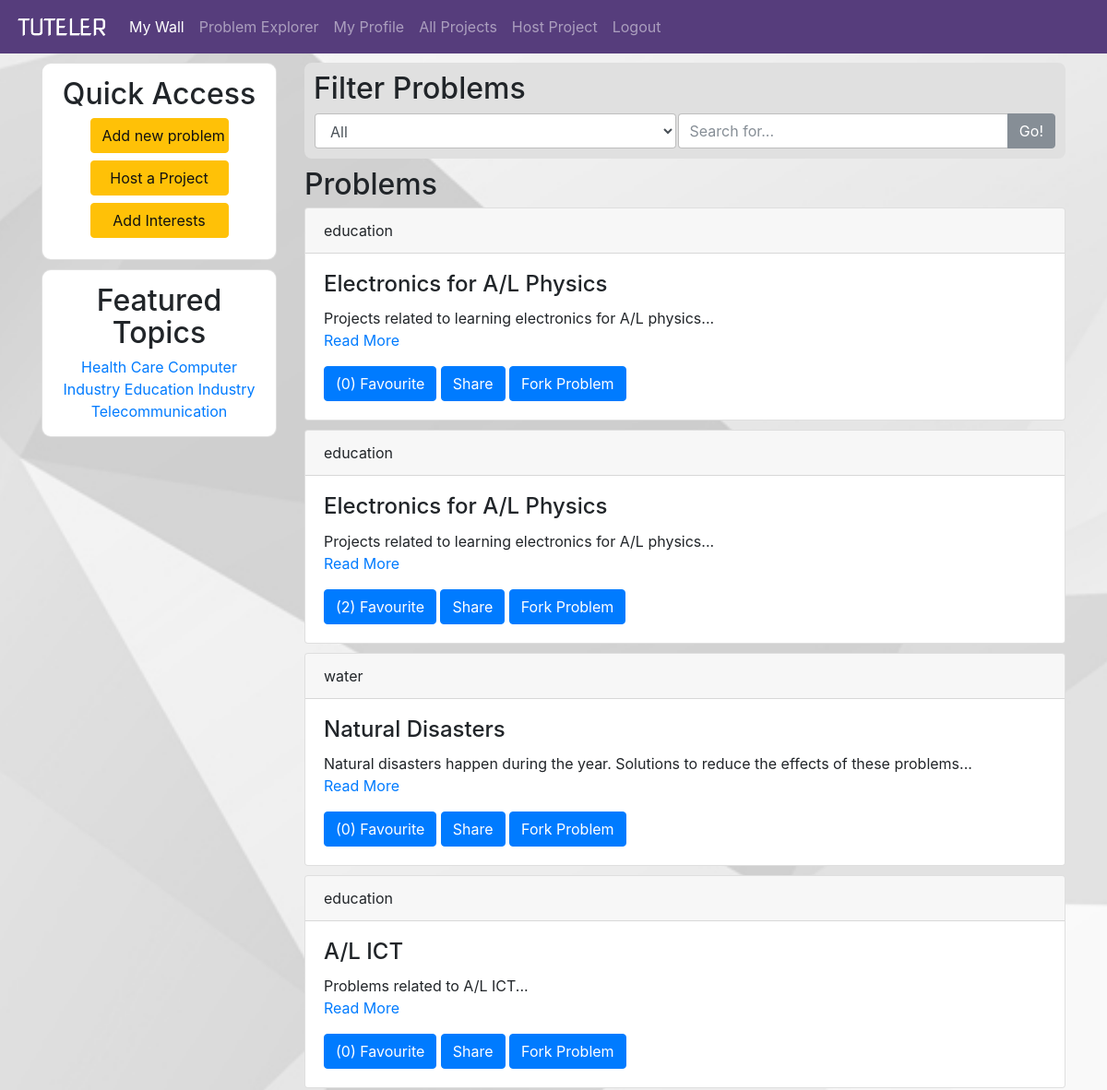
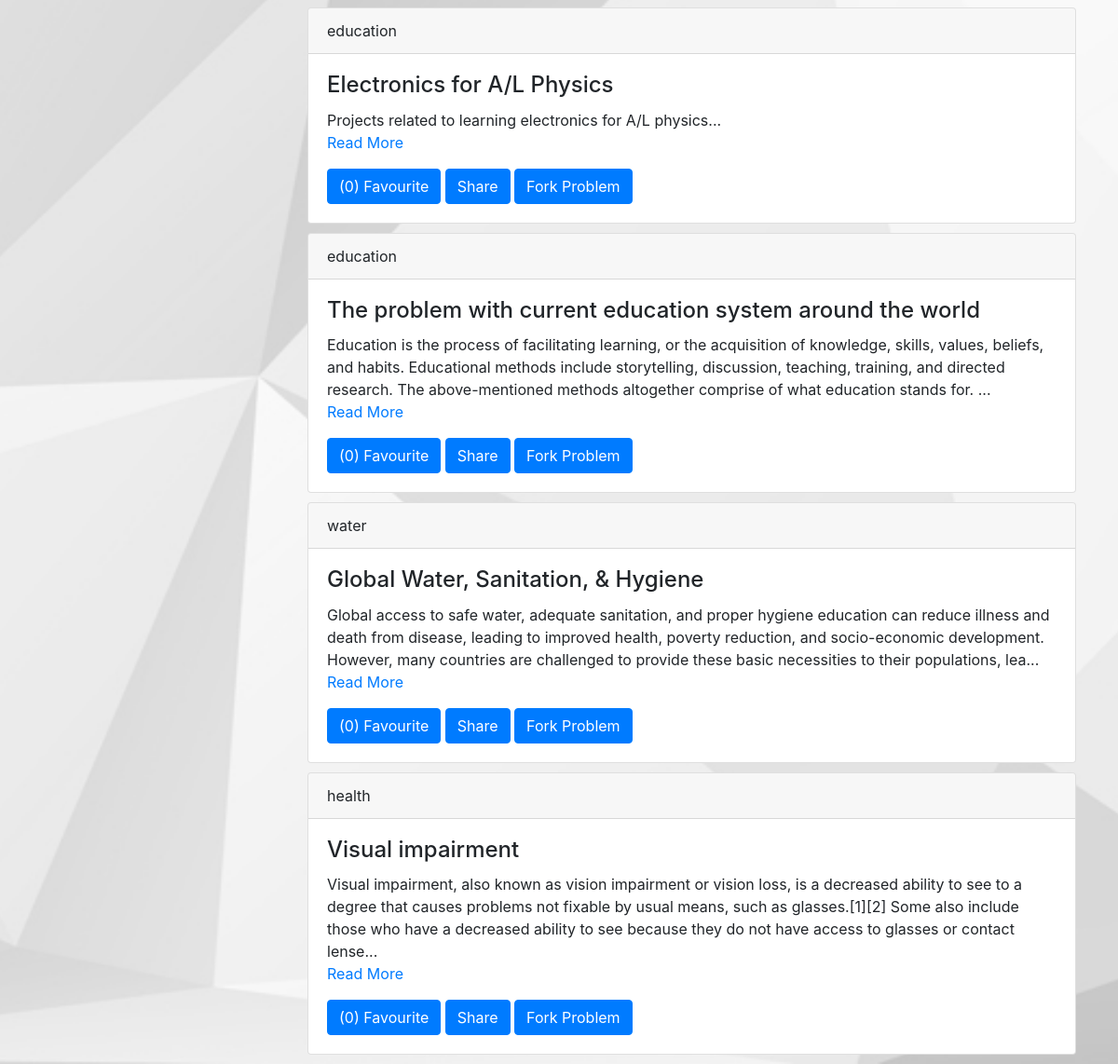
The page /problems.php (signed in) on the database its author committed (2 pictures, top to bottom).
### tables this page shows
CREATE TABLE `problems` (
  `id` int(11) NOT NULL,
  `uid` int(11) NOT NULL,
  `title` varchar(100) NOT NULL,
  `description` text NOT NULL,
  `category` varchar(100) NOT NULL,
  `references` text NOT NULL,
  `forkid` int(11) NOT NULL,
  `datetime` datetime NOT NULL
);

### problems.php (the view, shortened to what this page needs)
<?php include("includes/dashheader.php") ?>
<div class="probsearch">
<h2>Filter Problems</h2>
<form action="#" method="get">
<table width="100%">
<tr>
	<td>
    <select class="form-control" name="prb_cat">
        <option value="">All</option>
    </select>
    </td>
    <td>
    <div class="input-group">
          <input type="text" name="prb_search" class="form-control" placeholder="Search for..." aria-label="Search for...">
          <span class="input-group-btn">
            <button name="prb_scbtn" class="btn btn-secondary" type="submit">Go!</button>
          </span>
     </div>
    </td>
</tr>
</table>
</form>
<?php
include("connection.php");
if(!empty($_GET["prb_search"])){
	$search = $_GET["prb_search"];
	$search = mysqli_real_escape_string($connect,$search);
	if(empty($_GET["prb_cat"])){
		$query = mysqli_query($connect,"SELECT LEFT(description, 300) AS description, title, category, id FROM problems WHERE description LIKE '%$search%' ORDER BY id DESC");
	} else {
		$category = $_GET["prb_cat"];
		$category = mysqli_real_escape_string($connect,$category);
		$query = mysqli_query($connect,"SELECT LEFT(description, 300) AS description, title, category, id FROM problems WHERE category='$category' AND description LIKE '%$search%' ORDER BY id DESC");
	}
} else {
	if(empty($_GET["prb_cat"])){
		$query = mysqli_query($connect,"SELECT LEFT(description, 300) AS description, title, category, id FROM problems ORDER BY id DESC");
	} else {
		$category = $_GET["prb_cat"];
		$category = mysqli_real_escape_string($connect,$category);
		$query = mysqli_query($connect,"SELECT LEFT(description, 300) AS description, title, category, id FROM problems WHERE category='$category' ORDER BY id DESC");
	}
}
?>
</div>
<h2>Problems</h2>
<?php
while($data = mysqli_fetch_array($query)){
?>
<div class="card">
          <div class="card-header">
            <?php echo $data["category"] ?>
          </div>
          <div class="card-body">
            <h4 class="card-title"><?php echo $data["title"] ?></h4>
            <p class="card-text"><?php echo $data["description"] ?>...<br/>
            <a href="viewprob.php?id=<?php echo $data["id"] ?>">Read More</a></p>
            <?php
            $likecountq = mysqli_query($connect,"SELECT id FROM favourites WHERE postid='".$data['id']."'");
            $rows = mysqli_num_rows($likecountq);
			$likeq = mysqli_query($connect,"SELECT id FROM favourites WHERE postid='".$data['id']."' AND favuser='$uid';");
			$lirows = mysqli_num_rows($likeq);
			if($lirows != 0){
			?>
            <a href="unlike.php?id=<?php echo $data["id"] ?>&callback=problems" style="background-color:#a20042;border-color:#a20042;" class="btn btn-primary"><?php echo '('.$rows.')' ?> Favourite</a>
            <?php
			} else {
			?>
            <a href="favourite.php?id=<?php echo $data["id"] ?>&callback=problems" class="btn btn-primary"><?php echo '('.$rows.')' ?> Favourite</a>
            <?php
			}
			?>
            <a href="#" class="btn btn-primary">Share</a>
            <a href="fork.php?id=<?php echo $data["id"] ?>" class="btn btn-primary">Fork Problem</a>
          </div>
</div>
<?php
}
?>
<?php include("includes/dashfooter.php") ?>

### css/dash.css (style rules this page uses)
body { background-image:url(../img/poly.jpg); background-position:center; background-attachment:fixed; background-size:cover; }
.probsearch { padding:10px; background:#E0E0E0; border-radius:8px; margin-bottom:10px; }
.card { margin-bottom:10px; }

### rows shown on the page
problems: category "education", title "Electronics for A/L Physics", description "Projects related to learning electronics for A/L physics", rows "0"
problems: category "education", title "Electronics for A/L Physics", description "Projects related to learning electronics for A/L physics", rows "2"
problems: category "water", title "Natural Disasters", description "Natural disasters happen during the year. Solutions to reduce the effects of these problems", rows "0"
problems: category "education", title "A/L ICT", description "Problems related to A/L ICT", rows "0"
problems: category "education", title "Electronics for A/L Physics", description "Projects related to learning electronics for A/L physics", rows "0"
problems: category "education", title "The problem with current education system around the world", description "Education is the process of facilitating learning, or the acquisition of knowledge, skills, values, beliefs, and habits. Educational methods include storytelling, discussion, teaching, training, and directed research. The above-mentioned methods altogether comprise of what education stands for.", rows "0"
problems: category "water", title "Global Water, Sanitation, & Hygiene", description "Global access to safe water, adequate sanitation, and proper hygiene education can reduce illness and death from disease, leading to improved health, poverty reduction, and socio-economic development. However, many countries are challenged to provide these basic necessities to their populations, lea", rows "0"
problems: category "health", title "Visual impairment", description "Visual impairment, also known as vision impairment or vision loss, is a decreased ability to see to a degree that causes problems not fixable by usual means, such as glasses.[1][2] Some also include those who have a decreased ability to see because they do not have access to glasses or contact lense", rows "0"
